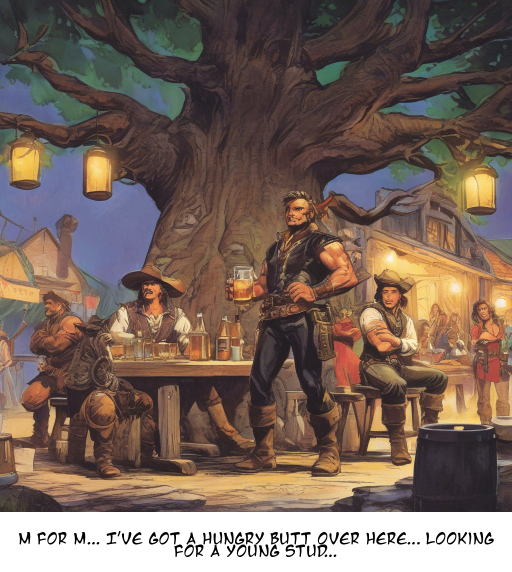
#> input picture V2/output/images/imagesWithText/panel_0.png, 1024 x 1144 px (shown at 1/2 size); its folder holds 4 pictures in this run
$ python CreateComicPage.py
#> lines starting #> are read from the running program, lines starting #| are printed output that depends on the picture
from PIL import Image
import os

def resize_and_add_border(image, target_size, border_size):
    resized_image = Image.new("RGB", target_size, "black")
    resized_image.paste(image, ((target_size[0] - image.width) // 2, (target_size[1] - image.height) // 2))
    return resized_image

def load_images():
    number_of_images = 6
    images_loaded = []
    image_files = os.listdir("output/images/imagesWithText")

    # Sort filenames by panel index (assumes filenames like panel_0.png)
    sorted_files = sorted(
        image_files,
        key=lambda name: int("".join(filter(str.isdigit, name)))
    )

    for i in range(len(sorted_files)):
        image_path = os.path.join("output/images/imagesWithText", sorted_files[i])
        image = Image.open(image_path)
#> image is the input picture: PIL image 1024x1144 RGB; mean R, G, B 120.6, 101.9, 91.6
        images_loaded.append(image)

    return images_loaded


def main():
    images = load_images()
    columns, rows = 2, 3
    images_per_page = columns * rows

    for i in range(0, len(images), images_per_page):
        page_images = images[i:i + images_per_page]

        # Calculate the size of the output image
        output_width = columns * page_images[0].width + (columns - 1) * 10
        output_height = rows * page_images[0].height + (rows - 1) * 10

        result_image = Image.new("RGB", (output_width, output_height), "black")

        # Combine images into a grid with black borders
        for j, img in enumerate(page_images):
            x = (j % columns) * (img.width + 10)
            y = (j // columns) * (img.height + 10)

            resized_img = resize_and_add_border(img, (page_images[0].width, page_images[0].height), 10)
            result_image.paste(resized_img, (x, y))

        result_image = result_image.resize((1024, 1536))
        result_image.save(f"comicPages/comicPage_{i // images_per_page}.jpg")
        print(f"Saved comic page: comicPage_{i // images_per_page}.jpg")
#> this loop made 1 pass
#> pass 1, in main, `result_image = result_image.resize((1024, 1536))`:
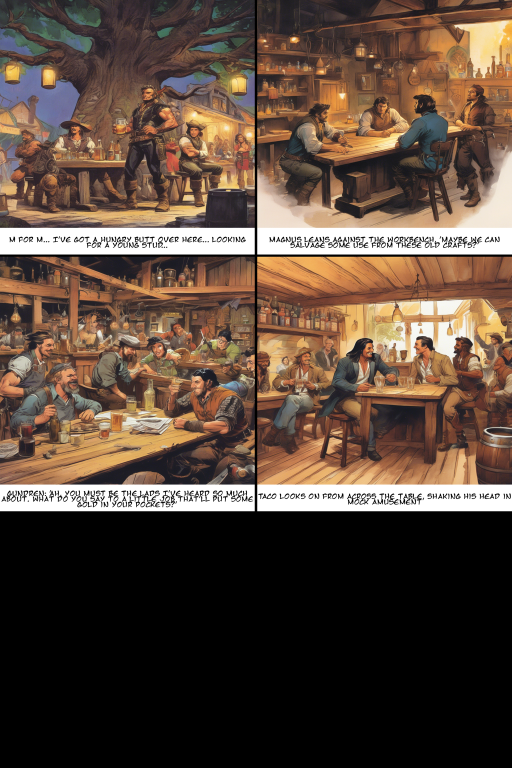
#> result_image: PIL image 1024x1536 RGB (shown at 1/2 size); mean R, G, B 89.7, 71.7, 59.5
#> after the loop:
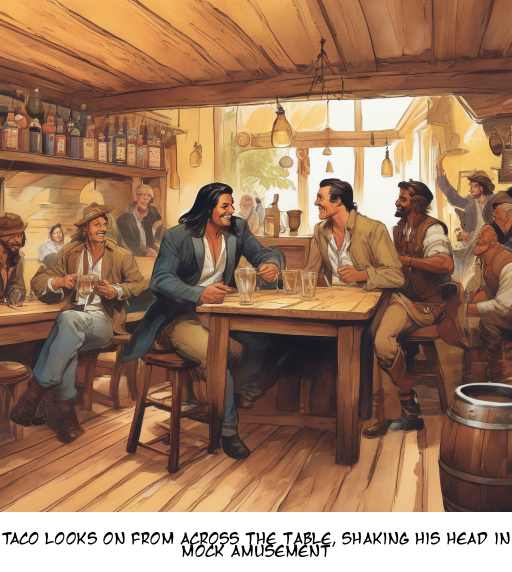
#> img: PIL image 1024x1144 RGB (shown at 1/2 size); mean R, G, B 157.4, 120.7, 94.2

if __name__ == "__main__":
    main()
